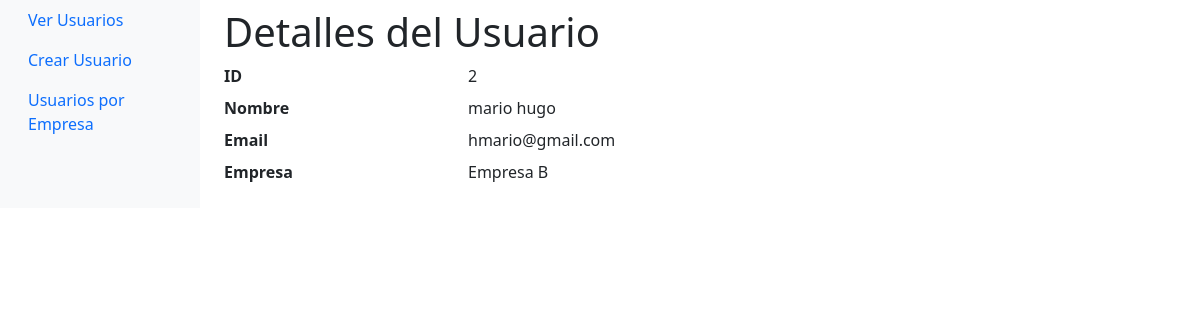
Screenshot of /usuarios/2/ver with the database file from the repository.
### api/models.py (models this page shows)
class Usuario(Base):
    __tablename__ = "usuarios"
    id = Column(Integer, primary_key=True, index=True)
    id_fk_empresa = Column(Integer, ForeignKey("empresas.id"))
    nombre = Column(String)
    email = Column(String)
    empresa = relationship("Empresa", back_populates="usuarios")

class Empresa(Base):
    __tablename__ = "empresas"
    id = Column(Integer, primary_key=True, index=True)
    nombre = Column(String)
    usuarios = relationship("Usuario", back_populates="empresa", cascade="all, delete-orphan", single_parent=True)

### api/main.py (the view)
@app.get("/usuarios/{usuario_id}/ver", response_class=HTMLResponse)
def ver_usuario(request: Request, usuario_id: int, db: Session = Depends(database.get_db)):
    usuario_con_empresa = crud.obtener_usuario_con_empresa(db, usuario_id)
    if usuario_con_empresa is None:
        raise HTTPException(status_code=404, detail="Usuario no encontrado")
    usuario, empresa = usuario_con_empresa
    return templates.TemplateResponse("details.html", {"request": request, "usuario": usuario, "empresa": empresa})

### api/templates/details.html (shortened to what this page needs)
<!DOCTYPE html>
<html lang="en">
<head>
    <link href="https://cdn.jsdelivr.net/npm/bootstrap@5.3.2/dist/css/bootstrap.min.css" rel="stylesheet">
</head>
<body>
    <div class="container-fluid">
        <div class="row">
            <nav id="sidebar" class="col-md-3 col-lg-2 d-md-block bg-light sidebar">
                <div class="position-sticky">
                    <div class="position-sticky">
                        <ul class="nav flex-column">
                            <li class="nav-item">
                                <a class="nav-link active" href="/">Ver Usuarios</a>
                            </li>
                            <li class="nav-item">
                                <a class="nav-link" href="/usuarios/create">Crear Usuario</a>
                            </li>
                            <li class="nav-item">
                                <a class="nav-link" href="/empresas/usuarios">Usuarios por Empresa</a>
                            </li>
                        </ul>
                    </div>
                </div>
            </nav>
            <main class="col-md-9 ms-sm-auto col-lg-10 px-md-4">
                <h1 class="mt-2">Detalles del Usuario</h1>
                <dl class="row">
                    <dt class="col-sm-3">ID</dt>
                    <dd class="col-sm-9">{{ usuario.id }}</dd>
                    <dt class="col-sm-3">Nombre</dt>
                    <dd class="col-sm-9">{{ usuario.nombre }}</dd>
                    <dt class="col-sm-3">Email</dt>
                    <dd class="col-sm-9">{{ usuario.email }}</dd>
                    <dt class="col-sm-3">Empresa</dt>
                    <dd class="col-sm-9">{{ empresa.nombre }}</dd>
                </dl>
            </main>
        </div>
    </div>
</body>
</html>

### rows the page displays
Usuario: id "2", nombre "mario hugo", email "hmario@gmail.com"
Empresa: nombre "Empresa B"
